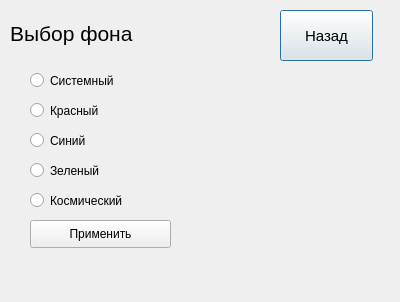
<?xml version="1.0" encoding="UTF-8"?>
<ui version="4.0">
 <class>Dialog</class>
 <widget class="QDialog" name="Dialog">
  <property name="geometry">
   <rect>
    <x>0</x>
    <y>0</y>
    <width>400</width>
    <height>302</height>
   </rect>
  </property>
  <property name="windowTitle">
   <string>Dialog</string>
  </property>
  <widget class="QLabel" name="label">
   <property name="geometry">
    <rect>
     <x>10</x>
     <y>13</y>
     <width>231</width>
     <height>41</height>
    </rect>
   </property>
   <property name="font">
    <font>
     <pointsize>16</pointsize>
    </font>
   </property>
   <property name="text">
    <string>Выбор фона</string>
   </property>
  </widget>
  <widget class="QPushButton" name="escape">
   <property name="geometry">
    <rect>
     <x>280</x>
     <y>10</y>
     <width>93</width>
     <height>51</height>
    </rect>
   </property>
   <property name="font">
    <font>
     <pointsize>11</pointsize>
    </font>
   </property>
   <property name="text">
    <string>Назад</string>
   </property>
  </widget>
  <widget class="QRadioButton" name="system">
   <property name="geometry">
    <rect>
     <x>30</x>
     <y>70</y>
     <width>171</width>
     <height>21</height>
    </rect>
   </property>
   <property name="text">
    <string>Системный</string>
   </property>
  </widget>
  <widget class="QRadioButton" name="red">
   <property name="geometry">
    <rect>
     <x>30</x>
     <y>100</y>
     <width>171</width>
     <height>21</height>
    </rect>
   </property>
   <property name="text">
    <string>Красный</string>
   </property>
  </widget>
  <widget class="QRadioButton" name="blue">
   <property name="geometry">
    <rect>
     <x>30</x>
     <y>130</y>
     <width>171</width>
     <height>21</height>
    </rect>
   </property>
   <property name="text">
    <string>Синий</string>
   </property>
  </widget>
  <widget class="QRadioButton" name="green">
   <property name="geometry">
    <rect>
     <x>30</x>
     <y>160</y>
     <width>171</width>
     <height>21</height>
    </rect>
   </property>
   <property name="text">
    <string>Зеленый</string>
   </property>
  </widget>
  <widget class="QPushButton" name="save">
   <property name="geometry">
    <rect>
     <x>30</x>
     <y>220</y>
     <width>141</width>
     <height>28</height>
    </rect>
   </property>
   <property name="text">
    <string>Применить</string>
   </property>
  </widget>
  <widget class="QRadioButton" name="image">
   <property name="geometry">
    <rect>
     <x>30</x>
     <y>190</y>
     <width>171</width>
     <height>21</height>
    </rect>
   </property>
   <property name="text">
    <string>Космический</string>
   </property>
  </widget>
 </widget>
 <resources/>
 <connections/>
</ui>
